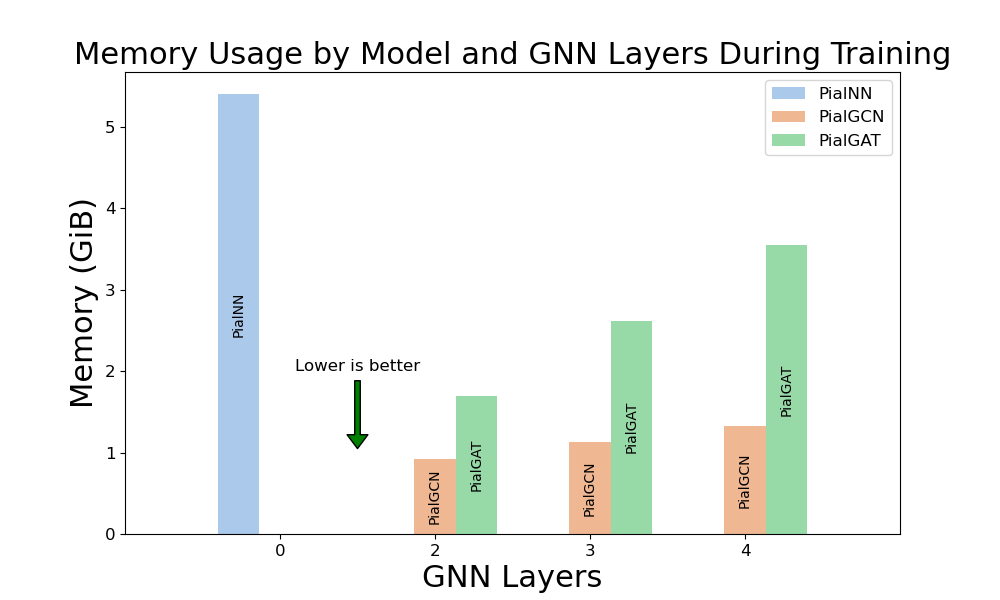

Write the Python code that produced this figure.
import seaborn as sns
import matplotlib.pyplot as plt
import pandas as pd
import math

# Data
data = {
    "Model": ["PialNN", "PialGCN", "PialGCN", "PialGCN", "PialGAT", "PialGAT", "PialGAT"],
    "Memory (GiB)": [5.4, 0.92, 1.13, 1.33, 1.69, 2.62, 3.55],
    "GNN Layers": [0, 2, 3, 4, 2, 3, 4]
}

df = pd.DataFrame(data)

# Creating a seaborn bar plot
plt.figure(figsize=(10, 6))
barplot = sns.barplot(data=df, x='GNN Layers', y='Memory (GiB)', hue='Model', palette='pastel')

# Fixing the annotation logic
for i, bar in enumerate(barplot.patches):
    height = bar.get_height()
    if not math.isnan(height):
        model_name = df[df['Memory (GiB)'] == float(height)]['Model'].iloc[0]
        text_position = height / 2  # Centered vertically inside the bar
        barplot.annotate(model_name, 
                         (bar.get_x() + bar.get_width() / 2., text_position), 
                         ha='center', va='center', 
                         xytext=(0, 0), textcoords='offset points',
                         rotation=90, fontsize=10)  # Increase fontsize as needed

# Adjust x-axis limits to reduce white space between groups
x_min, x_max = barplot.get_xlim()
barplot.set_xlim(x_min - 0.5, x_max + 0.5)

plt.annotate('Lower is better', xy=(0.5, 1), xytext=(0.5, 2),
             arrowprops=dict(facecolor='green', shrink=0.05, headlength=10, headwidth=15),
             ha='center', fontsize=12)
# Adding labels and title with increased font size
plt.xlabel('GNN Layers',fontsize=22)
plt.ylabel('Memory (GiB)',fontsize=22)
plt.title('Memory Usage by Model and GNN Layers During Training', fontsize=22)  # Increase fontsize as needed
plt.legend(fontsize='large')  # You can specify 'small', 'medium', 'large', '
plt.xticks(fontsize=12)  # Change font size for x-axis tick labels
plt.yticks(fontsize=12)  # Change font size for y-axis tick labels

plt.savefig("train_memory.png", format='png')
plt.savefig("train_memory.svg", format='svg')
plt.close()
